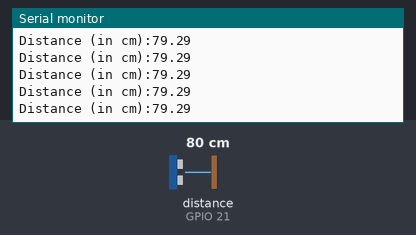
A sketch run on a simulated ESP32. Parts: the last lines printed to the serial monitor. Wiring (inferred from the names in the program): ultrasonic range finder: trigger GPIO 4; echo GPIO 21. Inputs (shaded band) come from the test bench; at power-on: distance to the obstacle (sensor on GPIO 21) 80 cm. The echo pulse lasts 58.3 µs per cm.

Above: at 1.2 s.
1.3 s: distance to the obstacle (sensor on GPIO 21) set to 2 cm
At 1.8 s:
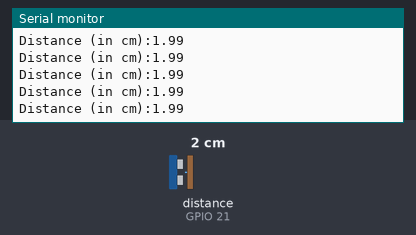
2.8 s: distance to the obstacle (sensor on GPIO 21) set to 4 cm
At 3.3 s:
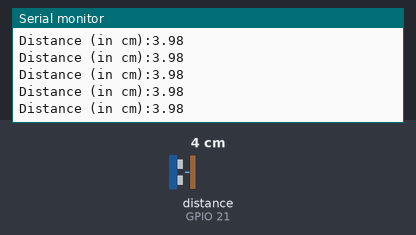
4.3 s: distance to the obstacle (sensor on GPIO 21) set to 9 cm
At 4.8 s:
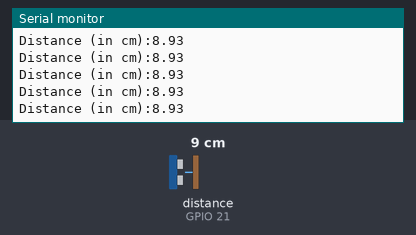
Timing chart, 0 to 5.8 s (numbered marks = the images above; inputs shaded):
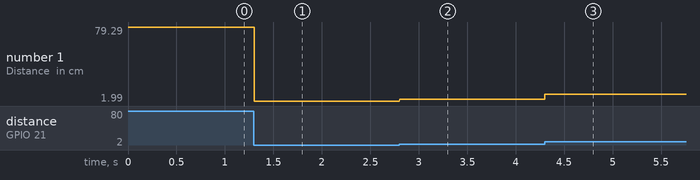

Measured:
- after the input at 1.3 s, the serial monitor: prints a new line at once (image 1)
- after the input at 2.8 s, the serial monitor: prints a new line at once (image 2)
- after the input at 4.3 s, the serial monitor: prints a new line at once (image 3)
- plotted number 1: 79.29 → 1.99 after the input at 1.3 s, 1.99 → 3.98 after the input at 2.8 s, 3.98 → 8.93 after the input at 4.3 s

The sketch:

US_test.ino
```cpp
int TrigPin = 4;
int EchoPin = 21;

//define sound speed in cm/uS
#define sound_speed 0.034

void setup() {
  // put your setup code here, to run once:
  Serial.begin(115200);
  pinMode(TrigPin, OUTPUT);
  pinMode(EchoPin, INPUT);
}

void loop() {
  // clears Trigpin
  digitalWrite(TrigPin,LOW);
  delayMicroseconds(2);

  //sets trigpin on high state for 10 uS
  digitalWrite(TrigPin, HIGH);
  delayMicroseconds(10);
  digitalWrite(TrigPin, LOW);

  //reads the echopin and calculates distance in cm
  float duration = pulseIn(EchoPin, HIGH);
  float distance = duration * sound_speed/2;

  //printing the distance to the serial monitor
  Serial.print("Distance (in cm):");
  Serial.println(distance);
  }
```
